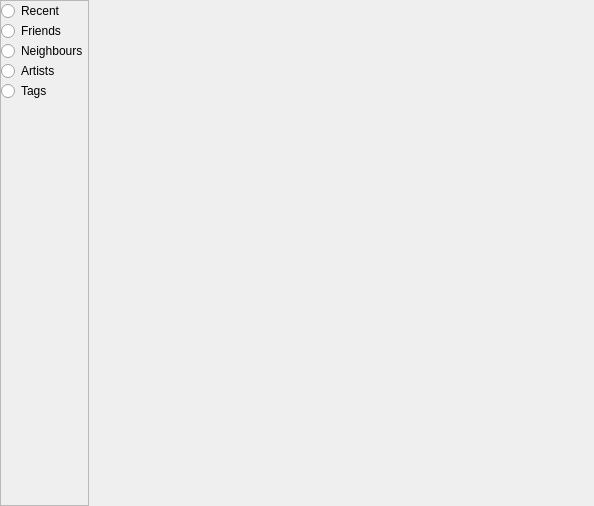
<?xml version="1.0" encoding="UTF-8"?>
<ui version="4.0">
 <class>StationPanelWidget</class>
 <widget class="QWidget" name="StationPanelWidget">
  <property name="geometry">
   <rect>
    <x>0</x>
    <y>0</y>
    <width>594</width>
    <height>506</height>
   </rect>
  </property>
  <property name="windowTitle">
   <string>Form</string>
  </property>
  <layout class="QHBoxLayout" name="horizontalLayout">
   <property name="spacing">
    <number>0</number>
   </property>
   <property name="margin">
    <number>0</number>
   </property>
   <item>
    <widget class="QFrame" name="frame">
     <property name="frameShape">
      <enum>QFrame::StyledPanel</enum>
     </property>
     <property name="frameShadow">
      <enum>QFrame::Raised</enum>
     </property>
     <layout class="QVBoxLayout" name="verticalLayout">
      <property name="spacing">
       <number>0</number>
      </property>
      <property name="margin">
       <number>0</number>
      </property>
      <item>
       <widget class="QRadioButton" name="recent">
        <property name="text">
         <string>Recent</string>
        </property>
       </widget>
      </item>
      <item>
       <widget class="QRadioButton" name="friends">
        <property name="text">
         <string>Friends</string>
        </property>
       </widget>
      </item>
      <item>
       <widget class="QRadioButton" name="neighbours">
        <property name="text">
         <string>Neighbours</string>
        </property>
       </widget>
      </item>
      <item>
       <widget class="QRadioButton" name="artists">
        <property name="text">
         <string>Artists</string>
        </property>
       </widget>
      </item>
      <item>
       <widget class="QRadioButton" name="tags">
        <property name="text">
         <string>Tags</string>
        </property>
       </widget>
      </item>
      <item>
       <spacer name="verticalSpacer">
        <property name="orientation">
         <enum>Qt::Vertical</enum>
        </property>
        <property name="sizeHint" stdset="0">
         <size>
          <width>20</width>
          <height>0</height>
         </size>
        </property>
       </spacer>
      </item>
     </layout>
    </widget>
   </item>
   <item>
    <widget class="QStackedWidget" name="stackedWidget">
     <widget class="QWidget" name="page"/>
     <widget class="QWidget" name="recentPage">
      <layout class="QVBoxLayout" name="verticalLayout_2">
       <property name="spacing">
        <number>0</number>
       </property>
       <property name="margin">
        <number>0</number>
       </property>
       <item>
        <widget class="StationWidget" name="recentList" native="true"/>
       </item>
      </layout>
     </widget>
     <widget class="QWidget" name="friendsPage">
      <layout class="QVBoxLayout" name="verticalLayout_3" stretch="1,0">
       <property name="spacing">
        <number>0</number>
       </property>
       <property name="margin">
        <number>0</number>
       </property>
       <item>
        <widget class="StationWidget" name="friendsList" native="true"/>
       </item>
       <item>
        <layout class="QHBoxLayout" name="horizontalLayout_2">
         <item>
          <widget class="QLineEdit" name="friendsFilter"/>
         </item>
         <item>
          <widget class="QPushButton" name="friendsSort">
           <property name="text">
            <string>sort</string>
           </property>
          </widget>
         </item>
        </layout>
       </item>
      </layout>
     </widget>
     <widget class="QWidget" name="neighboursPage">
      <layout class="QVBoxLayout" name="verticalLayout_4">
       <property name="spacing">
        <number>0</number>
       </property>
       <property name="margin">
        <number>0</number>
       </property>
       <item>
        <widget class="StationWidget" name="neighboursList" native="true"/>
       </item>
      </layout>
     </widget>
     <widget class="QWidget" name="artistsPage">
      <layout class="QVBoxLayout" name="verticalLayout_5">
       <property name="spacing">
        <number>0</number>
       </property>
       <property name="margin">
        <number>0</number>
       </property>
       <item>
        <widget class="StationWidget" name="artistsList" native="true"/>
       </item>
      </layout>
     </widget>
     <widget class="QWidget" name="tagsPage">
      <layout class="QVBoxLayout" name="verticalLayout_6">
       <property name="spacing">
        <number>0</number>
       </property>
       <property name="margin">
        <number>0</number>
       </property>
       <item>
        <widget class="StationWidget" name="tagsList" native="true"/>
       </item>
      </layout>
     </widget>
    </widget>
   </item>
  </layout>
 </widget>
 <customwidgets>
  <customwidget>
   <class>StationWidget</class>
   <extends>QWidget</extends>
   <header>StationWidget.h</header>
   <container>1</container>
  </customwidget>
 </customwidgets>
 <resources/>
 <connections/>
</ui>
